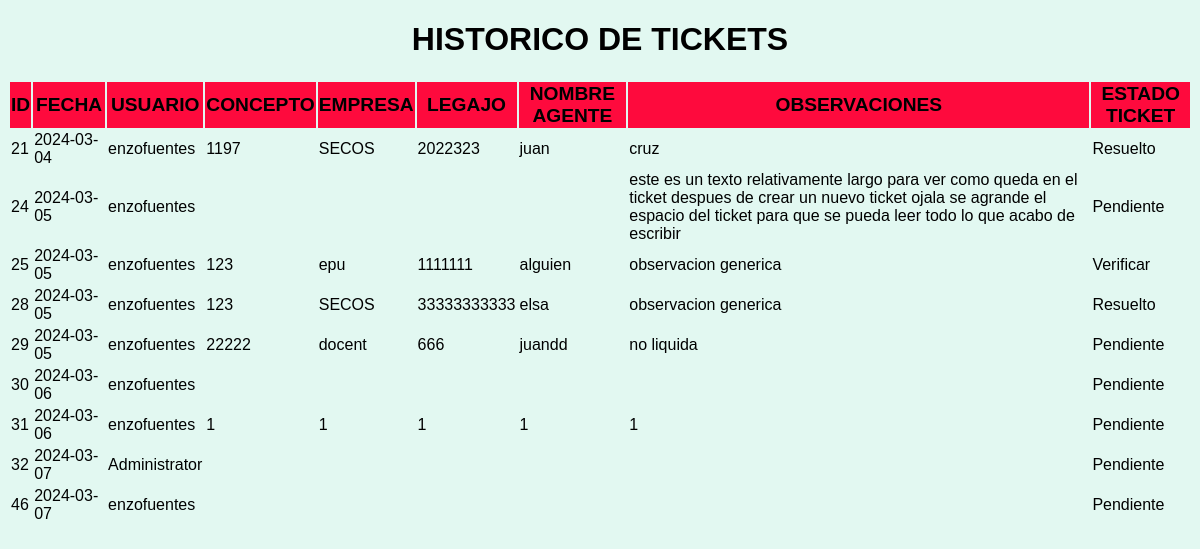
/api/historico-tickets/, run on an earlier commit of the app's database.
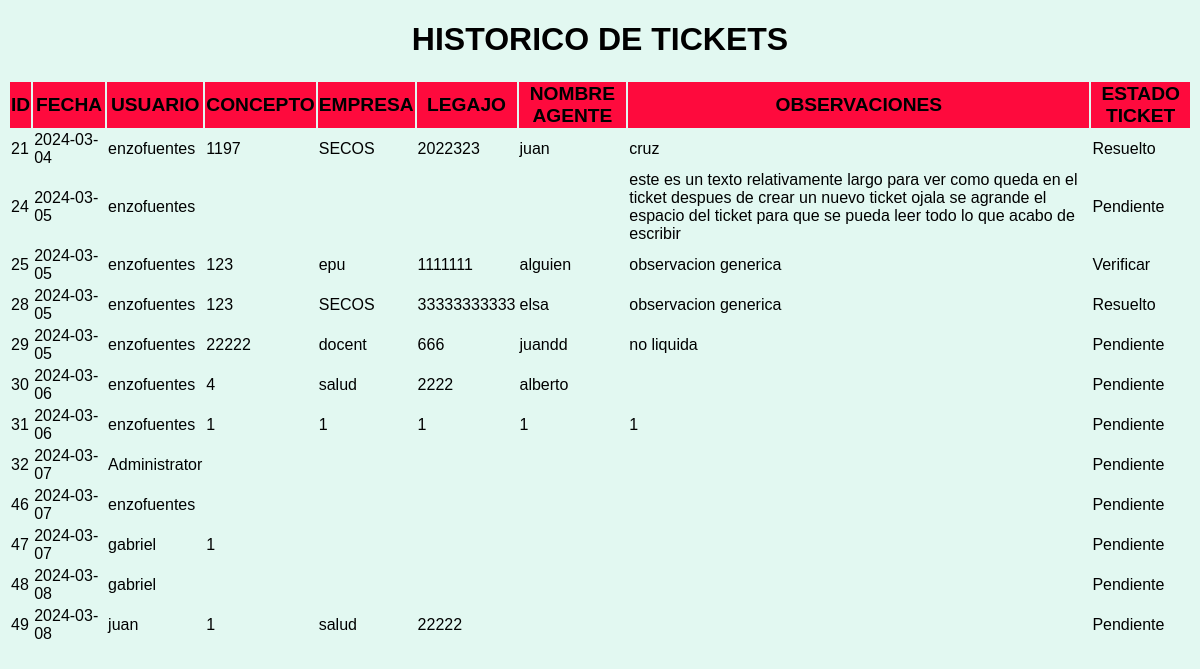
And on a later commit of the database.
### tickets/models.py (models this page shows)
class Registro(models.Model):
    id_registro = models.AutoField(primary_key=True)
    fecha_liquidaciones = models.TextField(default = datetime.date.today) #deberia ser fecha
    usuario = models.CharField(max_length=100)
    concepto = models.CharField(max_length=100) #deberia ser un entero
    empresa = models.CharField(max_length=100)
    legajo = models.CharField(max_length=50) #deberia ser un entero
    nombre = models.CharField(max_length=100)
    observaciones = models.TextField(default = ' ')
    estado_liquidaciones = models.CharField(max_length=50, default = 'Pendiente')
    operador_sistemas = models.CharField(max_length=100, default = ' ')
    estado_sistemas = models.CharField(max_length=50, default = ' ')
    devoluciones = models.TextField(default = ' ')
    fecha_sistemas = models.TextField(default = ' ')

### tickets/views.py (the view)
# urls.py: path('historico-tickets/', historico_tickets, name="historico_tickets"),
def historico_tickets(request):
    regitros = Registro.objects.order_by("id_registro")
    template = loader.get_template("tickets/historico.html") #codigo frontend
    context = {"regitros": regitros} #el contexto son los objetos de python que voy a mostrar
    return render(request, "tickets/historico.html", context)

### tickets/templates/tickets/historico.html (shortened to what this page needs)
{% load static %}
<!DOCTYPE html>
<html lang="en">
<head>
    <link rel="stylesheet" type="text/css" href="{% static 'style sheet/style.css' %}">
</head>
<body>
<h1 class="titulo_pantalla_emergente">HISTORICO DE TICKETS</h1>
{% if regitros %}
    <table id="tickets">
        <div>
            <thead id="cabecera_de_tabla_tickets">
            <tr>
                <th>ID</th>
                <th>FECHA</th>
                <th>USUARIO</th>
                <th>CONCEPTO</th>
                <th>EMPRESA</th>
                <th>LEGAJO</th>
                <th>NOMBRE AGENTE</th>
                <th>OBSERVACIONES</th>
                <th>ESTADO TICKET</th>
            </tr>
        </thead>
        </div>
        <tbody>
            {% for ticket in regitros %}
                <div >
                    <tr class="ticket_row">
                        <td>{{ ticket.id_registro }}</td>
                        <td>{{ ticket.fecha_liquidaciones }}</td>
                        <td>{{ ticket.usuario }}</td>
                        <td>{{ ticket.concepto }}</td>
                        <td>{{ ticket.empresa }}</td>
                        <td>{{ ticket.legajo }}</td>
                        <td>{{ ticket.nombre }}</td>
                        <td>{{ ticket.observaciones }}</td>
                        <td>{{ ticket.estado_liquidaciones }}</td>
                    </tr>
                </div>
            {% endfor %}
        </tbody>
    </table>
{% else %}
    <p>NO HAY TICKETS PARA MOSTRAR.</p>
{% endif %}
</body>
</html>

### static/style sheet/style.css (style rules this page uses)
body { background-color: rgb(226, 248, 241); font-family: 'Franklin Gothic Medium', 'Arial Narrow', Arial, sans-serif; }
#cabecera_de_tabla_tickets { font-size: larger; background-color: rgba(255, 0, 55, 0.959); }
.titulo_pantalla_emergente { text-align: center; }

What changed in the data, as far as the page shows it:
changed Registro id 30: concepto (not shown) → "4"; empresa (not shown) → "salud"; legajo (not shown) → "2222"; nombre (not shown) → "alberto"
added Registro: id_registro "47", fecha_liquidaciones "2024-03-07", usuario "gabriel", concepto "1", estado_liquidaciones "Pendiente"
added Registro: id_registro "48", fecha_liquidaciones "2024-03-08", usuario "gabriel", estado_liquidaciones "Pendiente"
added Registro: id_registro "49", fecha_liquidaciones "2024-03-08", usuario "juan", concepto "1", empresa "salud", legajo "22222", estado_liquidaciones "Pendiente"
